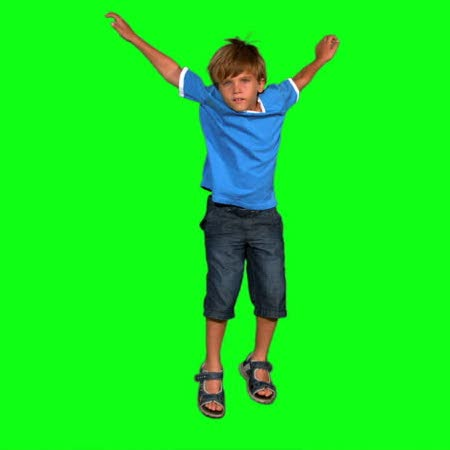
#> input picture 5.1/kid-green.jpg, 450 x 450 px, found by its file name
$ python is_light.py
#> lines starting #> are read from the running program, lines starting #| are printed output that depends on the picture; after the words box and inside, x2 and y2 are one past the last pixel; in counts of white or black regions, pixels touching at a corner belong together
from PIL import Image

def is_light(pixel):
    r = pixel[0]
    g = pixel[1]
    b = pixel[2]
    avg = int((r + g + b) / 3)

    return avg >= 120
# white_pixel = (255, 255, 255)
print(is_light((255, 255, 255)))
print(is_light((0, 0, 0)))
# print(is_light(white_pixel))

def binarize(input_filename, output_prefix):
#> called with input_filename = 'kid-green.jpg', output_prefix = 'kid2'
    output_filename = output_prefix + "output.png"
    my_image = Image.open("5.1/kid-green.jpg").load()
    output_image = Image.open("5.1/kid-green.jpg")
#> output_image is the input picture: PIL image 450x450 RGB; mean R, G, B 23.4, 232.5, 32.8

    img_width = output_image.width
#> img_width = 450
    img_height = output_image.height
#> img_height = 450

    for i in range(img_width):
        for j in range(img_height):
            pixel = my_image[i, j]
            if is_light(pixel):
                output_image.putpixel((i, j), (255, 255, 255))
            else:
                output_image.putpixel((i, j), (0, 0, 0))
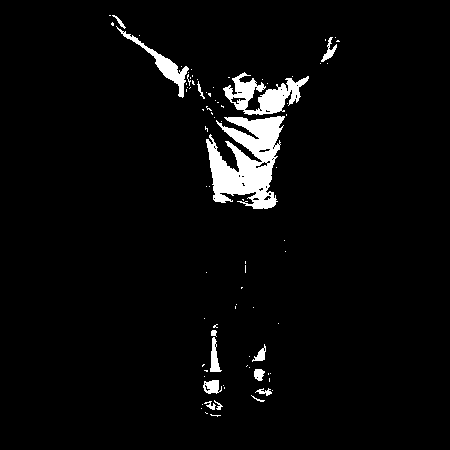
#> output_image: PIL image 450x450 RGB; 4% white; 85 white regions (70 under 20 px), largest, box (x1, y1, x2, y2) and area: (206, 116, 285, 209) 4341, (223, 72, 309, 115) 1660, (116, 26, 189, 98) 776
    output_image.save("5.1/light_output.png", 'png')
binarize("kid-green.jpg", "kid2")
